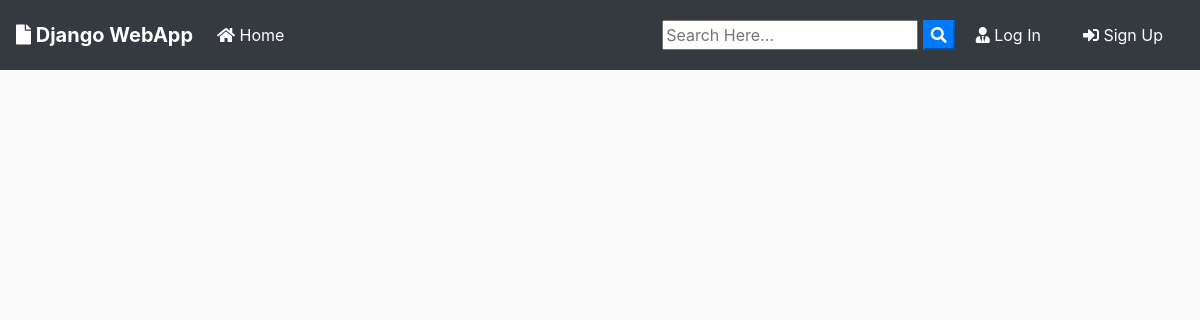
Before: / with the older database file.
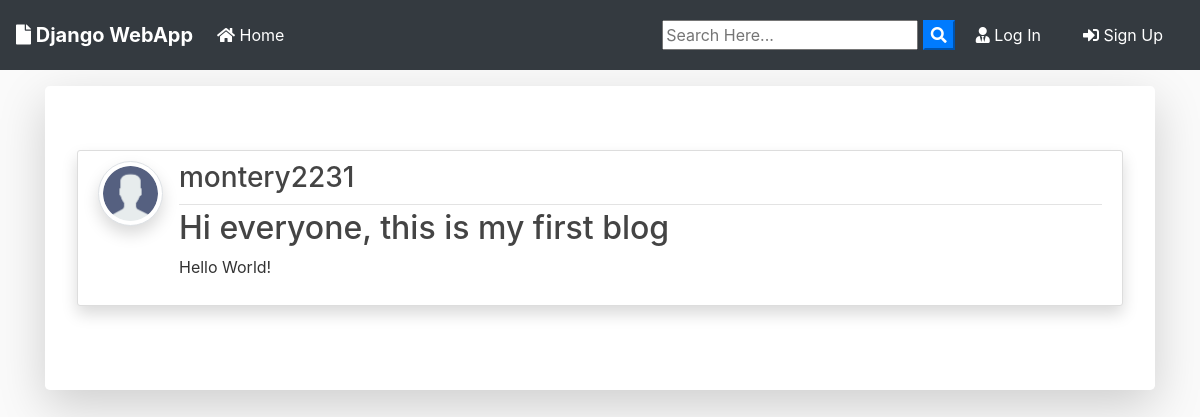
After: the same page with the newer database file.
### blog/models.py (models this page shows, shortened)
class Post(models.Model):
	title = models.CharField(max_length=100)
	file = models.FileField(null=True,blank=True,upload_to='Files')
	content = models.TextField()
	date_posted = models.DateTimeField(default=timezone.now)
	author = models.ForeignKey(User, on_delete=models.CASCADE)

### users/models.py (models this page shows, shortened)
class Profile(models.Model):
    user = models.OneToOneField(User, on_delete=models.CASCADE)
    image = models.ImageField(default='default.jpg', upload_to='profile_pics')

### blog/views.py (the view)
# urls.py: path('', PostListView.as_view(), name='blog-home'),
class PostListView(ListView):
    model = Post
    template_name = 'blog/home.html'  # <app>/<model>_<viewtype>.html
    context_object_name = 'posts'
    ordering = ['-date_posted']
    paginate_by = 2

### blog/templates/blog/home.html (shortened to what this page needs)
{% extends "blog/base.html" %}
{% block content %}
  {% for post in posts %}
    <div class="jumbotron mt-3 bg-white shadow-lg">
    <article class="media content-section shadow">
      <a href="{{ post.author.profile.image.url }}" target="_blank">
        <img src="{{ post.author.profile.image.url }}" alt="" class="article-img rounded-circle img-thumbnail img-fluid shadow">
      </a>
      <div class="media-body">
        <div class="article-metadata d-flex justify-content-between">
          <a class="mr-2 " href="{% url 'user-posts' post.author.username  %}"><h3>{{ post.author }}</h3></a>
        </div>
        <h2><a class="article-title text-justify " href="{% url 'post-detail' post.id %}">{{ post.title }}</a></h2>
        <div class="d-flex justify-content-between">
          <p class="article-content text-justify text-truncate overflow-hidden">{{ post.content }}</p>
        </div>
      </div>
    </article>
    </div>
  {% endfor %}
{% endblock content %}

### blog/templates/blog/base.html (shortened to what this page needs)
{% load static %}
<!doctype html>
<html lang="en">
  <head>
    <link rel="stylesheet" href="https://stackpath.bootstrapcdn.com/bootstrap/4.3.1/css/bootstrap.min.css">
    <link rel="stylesheet" href="https://use.fontawesome.com/releases/v5.8.1/css/all.css" >
    <link rel="stylesheet" href="{% static 'blog/main.css' %}">
  </head>
  <body>
    <nav class="navbar navbar-expand-lg navbar-dark bg-dark">
      <a class="navbar-brand font-weight-bold" href="{% url 'blog-home' %}"><i class="fas fa-file"></i> Django WebApp</a>
      <div class="collapse navbar-collapse" id="navbarSupportedContent">
        <ul class="navbar-nav mr-auto">
          <li class="nav-item active">
            <a class="nav-link" href="{% url 'blog-home' %}"><i class="fas fa-home"></i> Home <span class="sr-only">(current)</span></a>
          </li>
        </ul>
        <form id="searchform" action="{% url 'search' %}" method="get">
          <input type="text" name="q" type="text" value="{{ request.GET.q }}" placeholder="Search Here..." />
          <button type="button" onclick="searchform.submit()" class=" text-white my-color btn-primary"><i class="fa fa-search"></i></button>
        </form>
          {% if user.is_authenticated %}
          <a href="{% url 'user-posts' user %}" class="btn text-white m-2"><i class="fas fa-user-shield"></i> My Post</a>
          <a href="{% url 'post-create' %} " class="btn text-white m-2"><i class="fas fa-user-edit"></i> New Post</a>
          <a href="{% url 'profile' %} " class="btn text-white m-2"><i class="fas fa-user"></i> {{ user.username }}</a>
          <a href="{% url 'logout' %} " class="btn text-white m-2"><i class="fas fa-sign-out-alt"></i> Log Out</a>
          {% else %}
          <a href="{% url 'login' %} " class="btn text-white m-2"><i class="fas fa-user-tie"></i> Log In</a>
          <a href="{% url 'register' %} " class="btn text-white m-2"> <i class="fas fa-sign-in-alt"></i> Sign Up</a>
          {% endif %}
      </div>
    </nav>
    <div class="container my-bg">
      {% block content %}
      {% endblock  %}
    </div>
  </body>
</html>

### blog/static/blog/main.css (style rules this page uses)
body { background: #fafafa; color: #333333; margin-top: 0; }
h1, h2, h3, h4, h5, h6 { color: #444444; }
ul { margin: 0; }
.content-section { background: #ffffff; padding: 10px 20px; border: 1px solid #dddddd; border-radius: 3px; margin-bottom: 20px; }
.article-title { color: #444444; }
.article-content { white-space: pre-line; }
.article-img { height: 65px; width: 65px; margin-right: 16px; }
.article-metadata { padding-bottom: 1px; margin-bottom: 4px; border-bottom: 1px solid #e3e3e3; }

Changed rows visible on the page:
added Post: author.profile.image (picture), author "montery2231", title "Hi everyone, this is my first blog", content "Hello World!"
